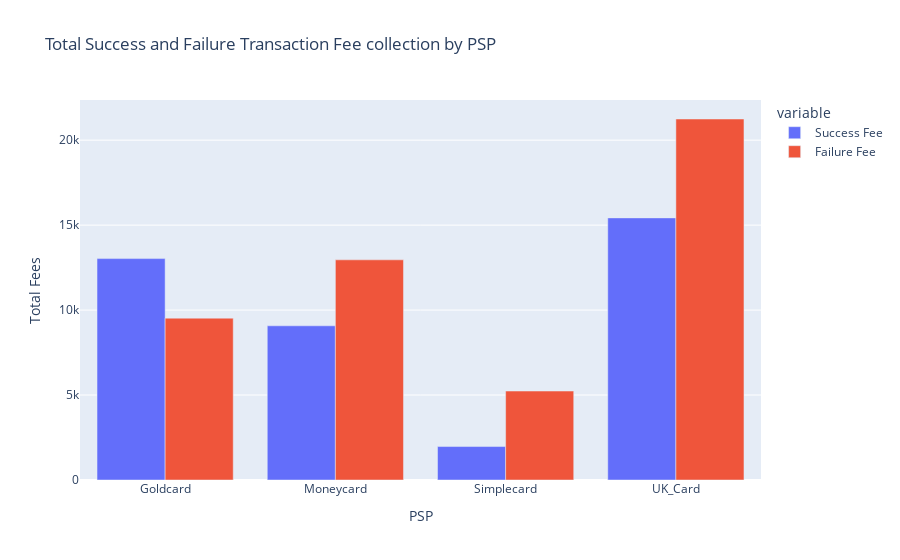

Notebook code cell kept with this figure:
### Code cell
#Plotting grouped bar chart for total success and failure transaction fees by PSP
fig = px.bar(fee_summary, x='PSP', y=['Success Fee', 'Failure Fee'],
             barmode='group', labels={'value': 'Total Fees', 'PSP': 'PSP'},
             title='Total Success and Failure Transaction Fee collection by PSP')

fig.show()

### Figure 1 — Plotly figure (JSON) as saved in the notebook; plotly's stock layout.template omitted (floating-point values rounded to 4 significant figures)
{"data": [{"alignmentgroup": "True", "hovertemplate": "variable=Success Fee<br>PSP=%{x}<br>Total Fees=%{y}<extra></extra>", "legendgroup": "Success Fee", "marker": {"color": "#636efa", "pattern": {"shape": ""}}, "name": "Success Fee", "offsetgroup": "Success Fee", "orientation": "v", "showlegend": true, "textposition": "auto", "type": "bar", "x": ["Goldcard", "Moneycard", "Simplecard", "UK_Card"], "xaxis": "x", "y": [13030, 9075, 1968, 15426], "yaxis": "y"}, {"alignmentgroup": "True", "hovertemplate": "variable=Failure Fee<br>PSP=%{x}<br>Total Fees=%{y}<extra></extra>", "legendgroup": "Failure Fee", "marker": {"color": "#EF553B", "pattern": {"shape": ""}}, "name": "Failure Fee", "offsetgroup": "Failure Fee", "orientation": "v", "showlegend": true, "textposition": "auto", "type": "bar", "x": ["Goldcard", "Moneycard", "Simplecard", "UK_Card"], "xaxis": "x", "y": [9525, 12958, 5236.0, 21246], "yaxis": "y"}], "layout": {"barmode": "group", "legend": {"title": {"text": "variable"}, "tracegroupgap": 0}, "title": {"text": "Total Success and Failure Transaction Fee collection by PSP"}, "xaxis": {"anchor": "y", "domain": [0, 1], "title": {"text": "PSP"}}, "yaxis": {"anchor": "x", "domain": [0, 1], "title": {"text": "Total Fees"}}}}
